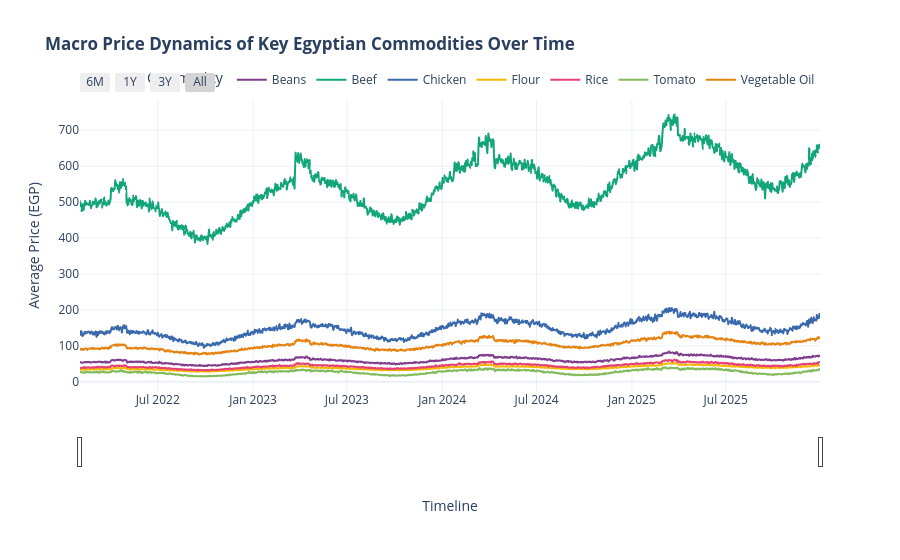

Notebook code cell kept with this figure:
### Code cell
key_items = ['Rice', 'Beef', 'Chicken', 'Vegetable Oil', 'Tomato', 'Flour', 'Beans', 'Sugar']
filtered_trend = df[df['Commodity'].isin(key_items)].copy()
filtered_trend['Date'] = pd.to_datetime(filtered_trend['Date'])

monthly_trend = filtered_trend.groupby(
    ['Date', 'Commodity'],
    as_index=False
)['Price_EGP'].mean()

fig_trend = px.line(
    monthly_trend,
    x='Date',
    y='Price_EGP',
    color='Commodity',
    color_discrete_sequence=px.colors.qualitative.Bold,
    title="<b>Macro Price Dynamics of Key Egyptian Commodities Over Time</b>",
    labels={'Price_EGP': 'Average Price (EGP)', 'Date': 'Timeline'},
    template="plotly_white"
)

fig_trend.update_xaxes(
    rangeslider_visible=True,
    rangeselector=dict(
        buttons=list([
            dict(count=6, label="6M", step="month", stepmode="backward"),
            dict(count=1, label="1Y", step="year", stepmode="backward"),
            dict(count=3, label="3Y", step="year", stepmode="backward"),
            dict(step="all", label="All")
        ])
    )
)

fig_trend.update_layout(
    hovermode="x unified",
    legend=dict(orientation="h", yanchor="bottom", y=1.02, xanchor="right", x=1)
)

fig_trend.show()

### Figure 1 — Plotly figure (JSON) as saved in the notebook; plotly's stock layout.template omitted (floating-point values rounded to 4 significant figures; data arrays with more than 128 entries replaced by an {"elided": "..."} marker saying what was removed)
{"data": [{"hovertemplate": "Commodity=Beans<br>Timeline=%{x}<br>Average Price (EGP)=%{y}<extra></extra>", "legendgroup": "Beans", "line": {"color": "rgb(127, 60, 141)", "dash": "solid"}, "marker": {"symbol": "circle"}, "mode": "lines", "name": "Beans", "showlegend": true, "type": "scattergl", "x": {"elided": "1429 str values"}, "xaxis": "x", "y": {"elided": "1429 float values"}, "yaxis": "y"}, {"hovertemplate": "Commodity=Beef<br>Timeline=%{x}<br>Average Price (EGP)=%{y}<extra></extra>", "legendgroup": "Beef", "line": {"color": "rgb(17, 165, 121)", "dash": "solid"}, "marker": {"symbol": "circle"}, "mode": "lines", "name": "Beef", "showlegend": true, "type": "scattergl", "x": {"elided": "1429 str values"}, "xaxis": "x", "y": {"elided": "1429 float values"}, "yaxis": "y"}, {"hovertemplate": "Commodity=Chicken<br>Timeline=%{x}<br>Average Price (EGP)=%{y}<extra></extra>", "legendgroup": "Chicken", "line": {"color": "rgb(57, 105, 172)", "dash": "solid"}, "marker": {"symbol": "circle"}, "mode": "lines", "name": "Chicken", "showlegend": true, "type": "scattergl", "x": {"elided": "1429 str values"}, "xaxis": "x", "y": {"elided": "1429 float values"}, "yaxis": "y"}, {"hovertemplate": "Commodity=Flour<br>Timeline=%{x}<br>Average Price (EGP)=%{y}<extra></extra>", "legendgroup": "Flour", "line": {"color": "rgb(242, 183, 1)", "dash": "solid"}, "marker": {"symbol": "circle"}, "mode": "lines", "name": "Flour", "showlegend": true, "type": "scattergl", "x": {"elided": "1429 str values"}, "xaxis": "x", "y": {"elided": "1429 float values"}, "yaxis": "y"}, {"hovertemplate": "Commodity=Rice<br>Timeline=%{x}<br>Average Price (EGP)=%{y}<extra></extra>", "legendgroup": "Rice", "line": {"color": "rgb(231, 63, 116)", "dash": "solid"}, "marker": {"symbol": "circle"}, "mode": "lines", "name": "Rice", "showlegend": true, "type": "scattergl", "x": {"elided": "1429 str values"}, "xaxis": "x", "y": {"elided": "1429 float values"}, "yaxis": "y"}, {"hovertemplate": "Commodity=Tomato<br>Timeline=%{x}<br>Average Price (EGP)=%{y}<extra></extra>", "legendgroup": "Tomato", "line": {"color": "rgb(128, 186, 90)", "dash": "solid"}, "marker": {"symbol": "circle"}, "mode": "lines", "name": "Tomato", "showlegend": true, "type": "scattergl", "x": {"elided": "1429 str values"}, "xaxis": "x", "y": {"elided": "1429 float values"}, "yaxis": "y"}, {"hovertemplate": "Commodity=Vegetable Oil<br>Timeline=%{x}<br>Average Price (EGP)=%{y}<extra></extra>", "legendgroup": "Vegetable Oil", "line": {"color": "rgb(230, 131, 16)", "dash": "solid"}, "marker": {"symbol": "circle"}, "mode": "lines", "name": "Vegetable Oil", "showlegend": true, "type": "scattergl", "x": {"elided": "1429 str values"}, "xaxis": "x", "y": {"elided": "1429 float values"}, "yaxis": "y"}], "layout": {"hovermode": "x unified", "legend": {"orientation": "h", "title": {"text": "Commodity"}, "tracegroupgap": 0, "x": 1, "xanchor": "right", "y": 1.02, "yanchor": "bottom"}, "title": {"text": "<b>Macro Price Dynamics of Key Egyptian Commodities Over Time</b>"}, "xaxis": {"anchor": "y", "domain": [0, 1], "rangeselector": {"buttons": [{"count": 6, "label": "6M", "step": "month", "stepmode": "backward"}, {"count": 1, "label": "1Y", "step": "year", "stepmode": "backward"}, {"count": 3, "label": "3Y", "step": "year", "stepmode": "backward"}, {"label": "All", "step": "all"}]}, "rangeslider": {"visible": true}, "title": {"text": "Timeline"}}, "yaxis": {"anchor": "x", "domain": [0, 1], "title": {"text": "Average Price (EGP)"}}}}
